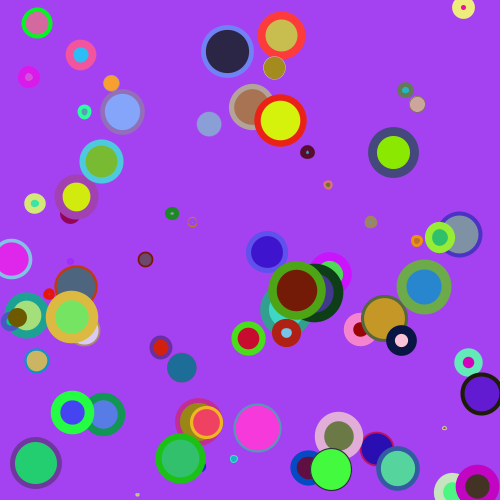
Frame 1 (no input)
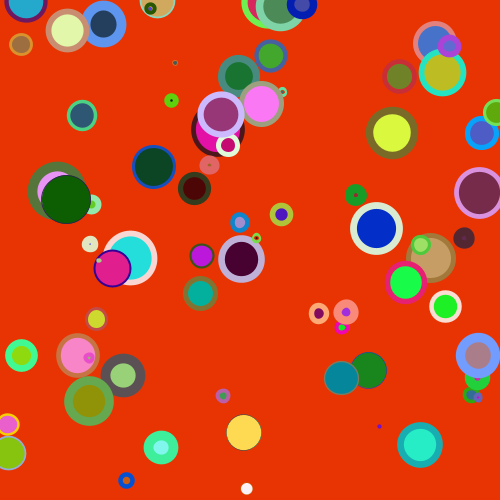
Frame 60 (the mouse pressed at the canvas centre just before this capture)
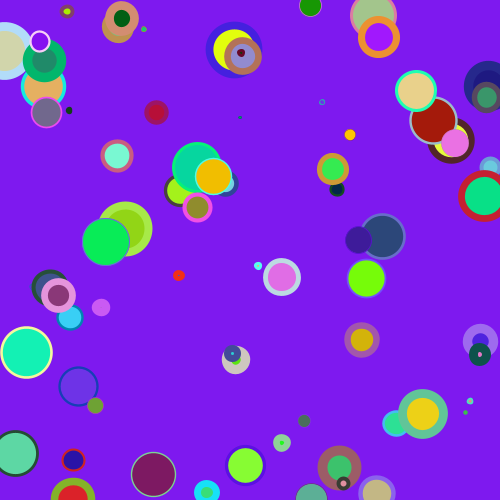
Frame 120 (the mouse held since frame 60 and released just before this capture)

The Processing sketch that drew these frames (run headless with seeded random() and noise(); from frame 60 on, the mouse is pressed at the canvas centre):

// Processing sketch: Sketch_Learner
// ── Sketch_Learner.pde
//This sketch was created by Phillip Stearns during Day 2 or PureDatrocessarduinoMOS
//The goal was to demonstrate step by step, the environment basics to draw a circle and randomize various parameters.
//The code was expand to show the use of arrays, class definition, and object arrays

//declare variables

//circles is an array of Circle class objects 
Circle[] circles;

color myColor;

//an array of data type color
color[] randomColors;

int num_circles;

//initialize variables, etc.
void setup(){
  
  //specifies window size
  size(500,500);
  
  //sepcifies frame rate in frames/second or fps
  frameRate(15);
  
  //how many circles we want?
  num_circles = 75;
  
  //initializes the color array randomColors by specifying how many elements
  randomColors = new color[15];
  
  //uses num_circles to initialize the array circles of class Circle
  circles = new Circle[num_circles];

}

//our main loop
void draw(){
  
  //fills an the randomColors array with randomly generated color values
  for(int i = 0 ; i < randomColors.length; i++){
    randomColors[i] = color(int(random(255)), int(random(255)), int(random(255)));
  }
  
  //sets the background of the window to the color value held in randomColors index 0
  background(randomColors[0]);
  
  //creates an array of new instances of Circle objects
  for(int j = 0 ; j < circles.length; j++){
    //see the Circle class constructor to see what happens when we create a new instance without specifying arguments
    circles[j] =  new Circle();
    //runs the display function within this particular instance of the Circle class
    circles[j].display();
  }
}


//definition of the circle class
class Circle{
  
  //these variabls are called fields and can be returned from the class using the following:
  // <instance>.<field> or in our example circles[0].x will return the value of field "x" for the instance located in the 0th index of the "circles" array of class Circle.
  float x;
  float y;
  float diameter;
  color stroke_color;
  float stroke_weight;
  color fill_color;
 
  //this is the constructor
  //this function is called everytime a new Circle instance is created
  Circle(){
    x=random(width);
    y=random(height);
    diameter=random(width/10);
    stroke_color=color(int(random(255)), int(random(255)), int(random(255)));
    stroke_weight=random(10);
    fill_color=color(int(random(255)), int(random(255)), int(random(255)));
  }
  
  //haven't used this contructor yet but allows us to specify all fields at the moment of creation
  Circle(float _x, float _y, float _diameter, color _stroke_color, float _stroke_weight, color _fill_color){
    x=_x;
    y=_y;
    diameter=_diameter;
    stroke_color=_stroke_color;
    stroke_weight=_stroke_weight;
    fill_color=_fill_color;
  }
  
  //this function is executed when <instance>.display() is invoked for this particular class, Circle.
  void display(){
    //sets the stroke, stroke weight, and fill, then draws an ellipse
    stroke(stroke_color);
    strokeWeight(stroke_weight);
    fill(fill_color);
    ellipse(x, y, diameter, diameter);
  }
  
}
